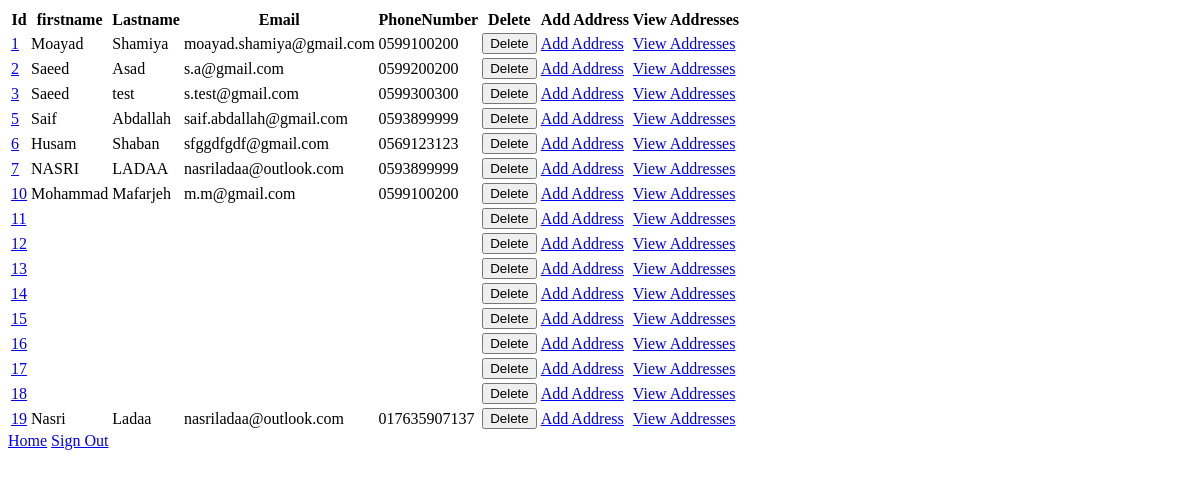
The page /show on the database as committed earlier.
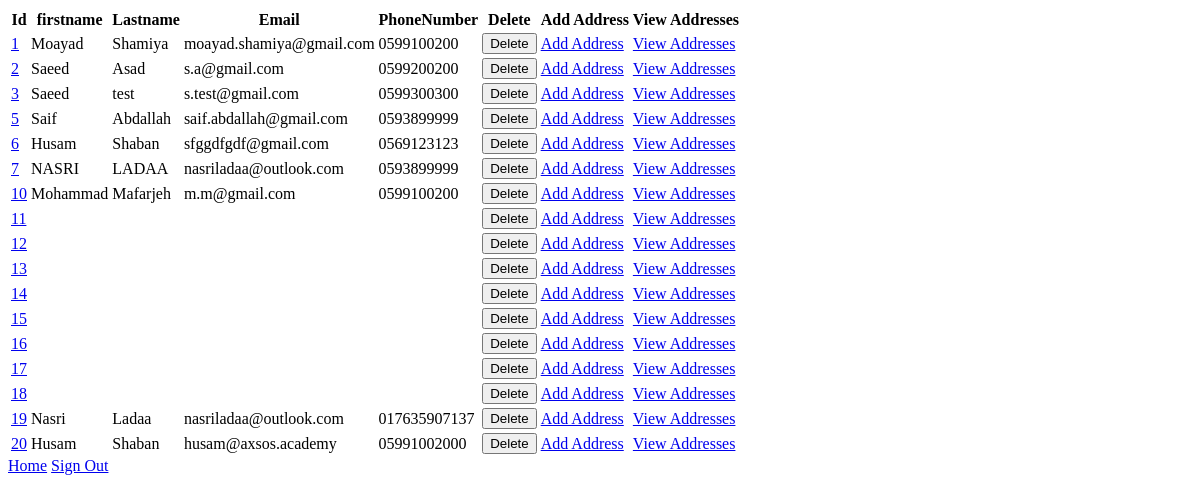
The same page on the database as committed later.
### myapp/models.py (models this page shows)
class User(models.Model):  #users
    firstname = models.CharField(max_length=50)  #varchar(255)
    lastname = models.CharField(max_length=50)
    email = models.CharField(max_length=100)
    phonenumber = models.CharField(max_length=10)
    password = models.CharField(max_length=25)
    created_at = models.DateTimeField( auto_now_add=True )
    updated_At = models.DateTimeField( auto_now=True )
    objects = UserManager()

### myapp/views.py (the view)
# urls.py: path("show", views.show_all),
def show_all(request):
    context = {
        "allusers" : models.get_all_users()
    }
    return render(request, "show.html" , context )

### myapp/models.py (called while the page is built)
def get_all_users():
    return User.objects.all()

### myapp/templates/show.html (shortened to what this page needs)
<!DOCTYPE html>
<html lang="en">
<head>
</head>
<body>
    <table>
        <tr>
            <th>Id</th>
            <th>firstname</th>
            <th>Lastname</th>
            <th>Email</th>
            <th>PhoneNumber</th>
            <th>Delete</th>
            <th> Add Address </th>
            <th>View Addresses</th>
        </tr>
        {% for user in allusers %}
        <tr>
            <td> <a href="/viewById/{{ user.id }}"> {{ user.id }} </a> </td>
            <td> {{ user.firstname }} </td>
            <td> {{ user.lastname }} </td>
            <td> {{ user.email }} </td>
            <td> {{ user.phonenumber }} </td>
            <td>
                <form action="/delete_by_id" method="post" >
                    <button>Delete</button>
                </form>
            </td>
            <td>
                <a href="/addaddress/{{ user.id }} ">Add Address</a>
            </td>
            <td>
                <a href="/viewaddress/{{ user.id }}">View Addresses</a>
            </td>
        </tr>
        {% endfor %}
    </table>
    <a href="/home">Home</a>
    <a href="/signout">Sign Out</a>
</body>
</html>

Rows that differ between the two databases and show on the page:
added User: id "20", firstname "Husam", lastname "Shaban", email "husam@axsos.academy", phonenumber "05991002000"
